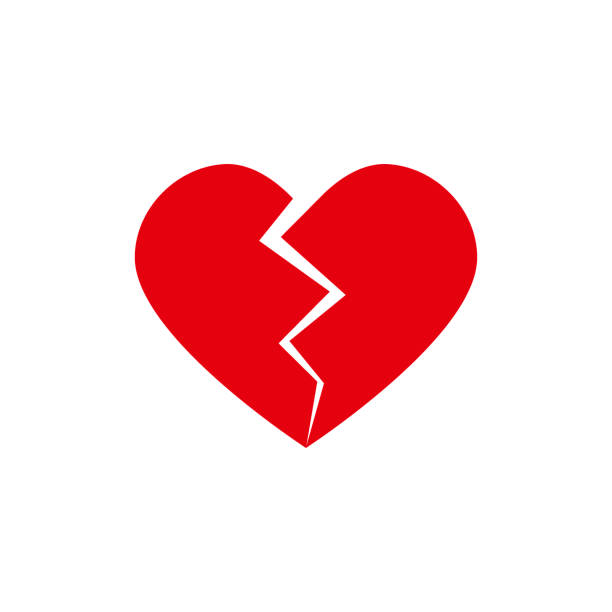
#> input picture img/cuore_sezz.jpg, 612 x 612 px
$ python -i main.py   (imports and definitions only)
#> lines starting #> are read from the running program, lines starting #| are printed output that depends on the picture; after the words box and inside, x2 and y2 are one past the last pixel; in counts of white or black regions, pixels touching at a corner belong together
#!/usr/bin/env python3
import sys
import time
import argparse

from PIL import Image, ImageOps, ImageDraw, ImageFont

# <<< ADATTA QUI IL PERCORSO DELLA LIBRERIA WAVESHARE >>>
sys.path.insert(0, './epaper-python-library/lib')

from waveshare_epd import epd4in2_V2

EPD = epd4in2_V2.EPD  # se serve, cambia in epd4in2.EPD


# ======================
#  IMMAGINI
# ======================

def load_image_for_epaper(path, size=(400, 300), dither=True, rotate=0):
#> called with path = 'img/cuore_sezz.jpg', size = (400, 300), dither = True, rotate = 0
	img = Image.open(path).convert("L")
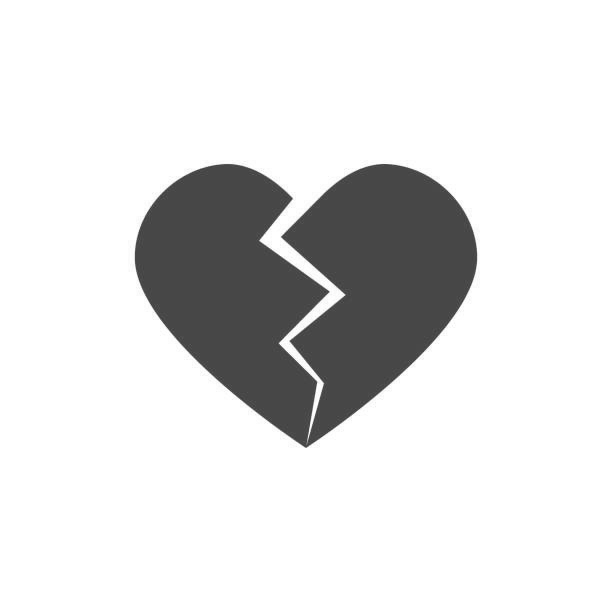
#> img: PIL image 612x612 L; min 56, max 255, mean 223.9
	img = ImageOps.exif_transpose(img)
	if rotate:
		img = img.rotate(rotate, expand=True)

	tw, th = size
	img.thumbnail((tw, th), Image.LANCZOS)
#> img: PIL image 300x300 L
	canvas = Image.new("L", size, 255)
#> canvas: PIL image 400x300 L; every value is 255
	x = (tw - img.width) // 2
#> x = 50
	y = (th - img.height) // 2
#> y = 0
	canvas.paste(img, (x, y))
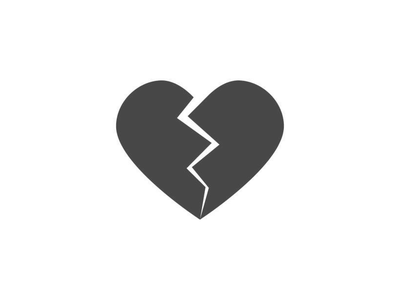
#> canvas: PIL image 400x300 L; min 57, max 255, mean 231.6

	if dither:
		return canvas.convert("1")  # dithering
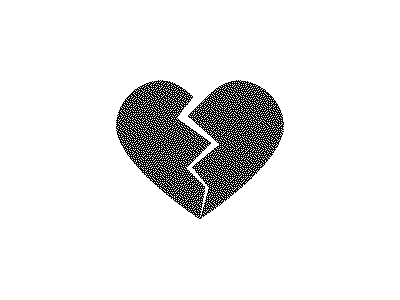
#> returned value: PIL image 400x300 1; 90.8% white; black in thin lines or dots, all inside (x1, y1, x2, y2) = (116, 80, 284, 219)
	else:
		return canvas.point(lambda p: 255 if p > 128 else 0, mode="1")


# [123 lines left out: functions show_fullscreen_image, create_text_image, interactive_text_mode, main, not called in this run]


# [2 lines not run here, left out]

>>> result = load_image_for_epaper('img/cuore_sezz.jpg')
